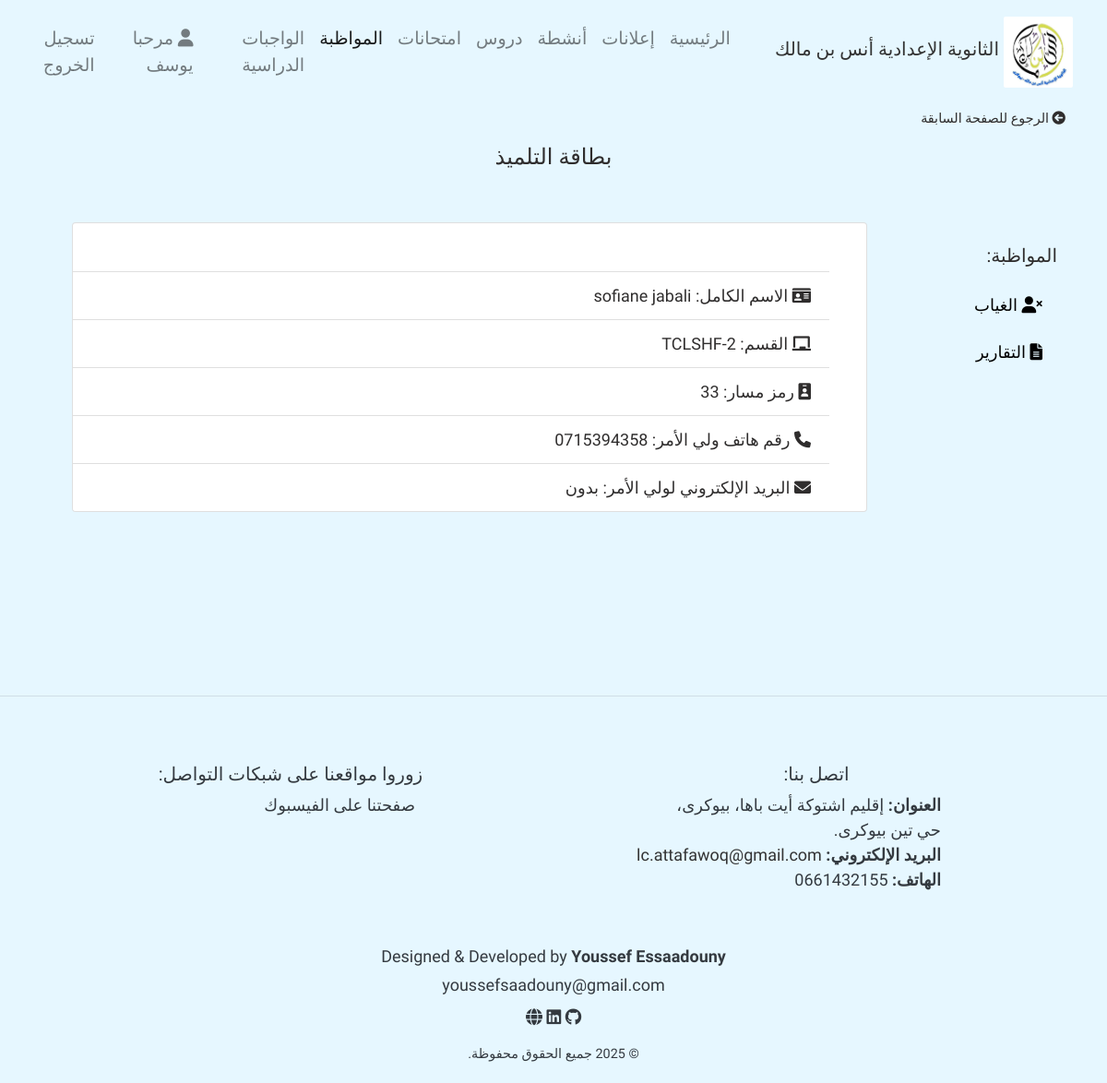
/StudentAttendance/23 (signed in), run on the app's committed database.
### home/models.py (models this page shows, shortened)
class UserProfile(models.Model):
    user = models.ForeignKey(User, on_delete = models.CASCADE)
    firstname = models.CharField(max_length = 100)
    lastname = models.CharField(max_length = 100)
    User_Type = models.CharField(max_length = 100, null = True, blank = True)
    email = models.EmailField(null = True, blank=  True)

class Student(models.Model):
    massar_num = models.CharField(max_length = 50, null = True, blank = True)
    first_name = models.CharField(max_length = 50)
    last_name = models.CharField(max_length = 50)
    sections = models.ForeignKey(Section, related_name="students", blank = True, null = True, on_delete = models.SET_NULL)
    number_phone = models.CharField(max_length = 14, default = 0000)
    parentEmail = models.EmailField(null=True)

class Section(models.Model):
    name = models.CharField(max_length = 50)
    subjects = models.ManyToManyField(Subject, related_name= 'sections' )
    def __str__(self):
        return self.name

### home/decorator.py (the view)
        def wrapper_funct(request, *args, **kwargs):
            group = None
            if request.user.groups.exists():
                group = request.user.groups.all()[0].name
            if group and group in allowed_roles:
                return view_func(request, *args, **kwargs)
            else:
                return HttpResponse('أنت غير مؤهل لزيارة هذه الصفحة.')

### home/decorator.py (called while the page is built)
def allowed_user(allowed_roles = []):
    def decorator(view_func):
        def wrapper_funct(request, *args, **kwargs):
            group = None
            if request.user.groups.exists():
                group = request.user.groups.all()[0].name
            if group and group in allowed_roles:
                return view_func(request, *args, **kwargs)
            else:
                return HttpResponse('أنت غير مؤهل لزيارة هذه الصفحة.')
        return wrapper_funct
    return decorator

### home/views.py (called while the page is built)
@allowed_user(allowed_roles=['general_surveillance', 'admin'])
def StudentAttendance(request, id):
    user = request.user
    user_info = UserProfile.objects.get(user = user)
    student = Student.objects.get(id = id)
    context = {
        'user_info' : user_info,
        'student' : student
    }
    return render(request, 'pages/attendance/studentAttendance.html', context)

### templates/pages/attendance/studentAttendance.html (shortened to what this page needs)
{% extends 'base.html' %}
{% load static %}
{% block content %}
<div class="container ">
  <div class="mb-3 text-start">
    <a href="{% url 'ClassStudents' student.sections.id %}" class="text-decoration-none" style="color: inherit; font-size: 0.9rem;">
      <i class="fas fa-arrow-circle-left me-1"></i> الرجوع للصفحة السابقة
    </a>
  </div>
  <center class="">
  <h4>بطاقة التلميذ</h4>
</center>
  <div class="row p-4">
    <div class="col-12 col-md-3 px-4 px-md-0 col-lg-2 p-2 border-end">
      <div class="sticky-top pt-3">
        <h5 class="mt-4">المواظبة:</h5>
        <nav class="nav flex-column my-3  py-1">
          <a style="color:black; font-size: large;" class="nav-link py-2 mb-2 rounded hover-bg" href="{% url 'studentAbsence' student.id %}">
            <i class="fas fa-user-times me-2"></i> الغياب
          </a>
          <a  style="color:black; font-size: large" class="nav-link py-2 mb-2 rounded hover-bg" href="{% url 'add_reports' student.id %}">
            <i class="fas fa-file-alt me-2"></i> التقارير
          </a>
        </nav>
      </div>
    </div>
    <div class="col-12 col-md-9 col-lg-10 p-4">
      <div class="card w-100 shadow">
        <div class="card-body">
        </div>
        <ul class="list-group list-group-flush">
          <li class="list-group-item">
            <i class="fas fa-id-card"></i>
            الاسم الكامل: {{ student.first_name }} {{ student.last_name }}
          </li>
          <li class="list-group-item">
            <i class="fas fa-chalkboard"></i>
            القسم: {{ student.sections }}
          </li>
          <li class="list-group-item">
            <i class="fas fa-id-badge"></i>
            رمز مسار: {{ student.massar_num }}
          </li>
          <li class="list-group-item">
            <i class="fas fa-phone"></i>
            رقم هاتف ولي الأمر: {% if student.number_phone %} {{ student.number_phone }} {% else %} غير موجود {% endif %}
          </li>
          <li class="list-group-item">
            <i class="fas fa-envelope"></i>
            البريد الإلكتروني لولي الأمر:
            {% if student.parentEmail %}{{ student.parentEmail }}{% else %}بدون{% endif %}
          </li>
        </ul>
      </div>
    </div>
  </div>
</div>
{% endblock %}

### templates/parts/navbar.html (shortened to what this page needs)
 {% load static %}
 <nav class="navbar navbar-expand-lg navbar-light " style="font-size:medium; font-weight:normal" dir="rtl">
        <a href="/" class="navbar-brand text-center d-flex align-items-center">
            <img src="{% static 'photos/aim.jpg' %}" alt="شعار الثانوية الإعدادية أنس بن مالك ">
            <h5>الثانوية الإعدادية أنس بن مالك </h5>
        </a>
        <div id="navbarContent" class="collapse navbar-collapse justify-content-center">
            <ul class="navbar-nav" style="border-radius:2px; color:#f8f9fa">
                <li class="nav-item {% if request.path == '/' %} active {% endif %} "><a href="/" class="nav-link">  الرئيسية</a></li>
                <li class="nav-item {% if request.resolver_match.url_name == 'announce' or request.resolver_match.url_name == 'add_announce' %} active {% endif %}"><a href="{% url 'announce' %}" class="nav-link">إعلانات</a></li>
                <li class="nav-item {% if request.resolver_match.url_name == 'ShowActivities' or request.resolver_match.url_name == 'add_activity' %} active {% endif %}"><a href="{% url 'ShowActivities' %}" class="nav-link">أنشطة</a></li>
                <li class="nav-item   "><a href=" {% if 'admin' in request.user.groups.all|join:',' or 'teacher' in request.user.groups.all|join:',' or 'general_surveillance' in request.user.groups.all|join:','  %} {% url 'UserCourseList' %} {% else %} {% url 'course_res' %} {% endif %} " class="nav-link">دروس</a></li>
                <li class="nav-item "><a href="{% url 'exams' %}" class="nav-link">امتحانات</a></li>
                {% if 'admin' in request.user.groups.all|join:", " or 'general_surveillance' in request.user.groups.all|join:", " %}
                <li class="nav-item {% if request.path == '/classes/' or request.path == '/ClassStudents/' or request.resolver_match.url_name == 'studentTotalAbsence' or request.resolver_match.url_name == 'studentAbsence' or request.resolver_match.url_name == 'StudentAttendance' or request.resolver_match.url_name == 'ClassStudents' or request.resolver_match.url_name == 'add_reports' or request.resolver_match.url_name == 'studentTotalreports' %} active {% endif %}"><a href="{% url 'classes' %}" class="nav-link seasonsDropdown"> المواظبة </a></li>
                {% endif %}
                {% if 'admin' in request.user.groups.all|join:", " or 'teacher' in request.user.groups.all|join:", "  or 'student' in request.user.groups.all|join:", " %}
                <li class="nav-item "><a href=" {% if 'student' in request.user.groups.all|join:',' %} {% url 'homeWork' %} {% else %} {% url 'UserHomeWorkList' %} {% endif %} " class="nav-link seasonsDropdown"> الواجبات الدراسية</a></li>
                {% endif %}
                {% url 'password_change' as p %}
                {% url 'password_change_done' as d %}
                <li class="nav-item mx-2 {% if request.path == '/UserInfo/' %} active {% endif %}"><a href="{% url 'UserInfo' %}" class="nav-link user" >{% if request.path != p and request.path != d %} <i class="fas fa-user "></i>  مرحبا  {{user_info.firstname}} {% endif %}</a></li>
                <li class="nav-item "><a href="{% url 'signout' %}" class="nav-link out"> تسجيل الخروج  </a></li>
            </ul>
        </div>
    </nav>

### LC_tassegdelt/static/css/style.css (style rules this page uses)
body { background: #e6f7ff; color: #2f2d2d; position: relative; font-size: large; font-family: 'Tajawal' , 'Gupter', 'Marhey', sans-serif; direction: rtl; text-align: right; }
.navbar-brand { display: flex; align-items: center; justify-content: center; }
.navbar-brand img { max-width: 75px; margin: 5px; border-radius: 2px; }
.navbar-brand h5 { color: #333333; font-family: 'Reem Kufi Fun'; }
.nav-link, .nav-link:visited { font-size: larger; color: #f8f9fa; }
.nav-item { font-family: 'Reem Kufi Fun'; }
@media (min-width: 576px) { .navbar-brand { flex-direction: row; } }
@media (min-width: 576px) { .navbar-brand img { max-width: 75px; margin: 5px; } }

### templates/pages/attendance/studentAttendance.html (style rules this page uses)
.sticky-top { top: 20px; }

### data on the page
UserProfile: firstname "يوسف"
Student: first_name "sofiane", last_name "jabali", sections "TCLSHF-2", massar_num "33", number_phone "0715394358"
